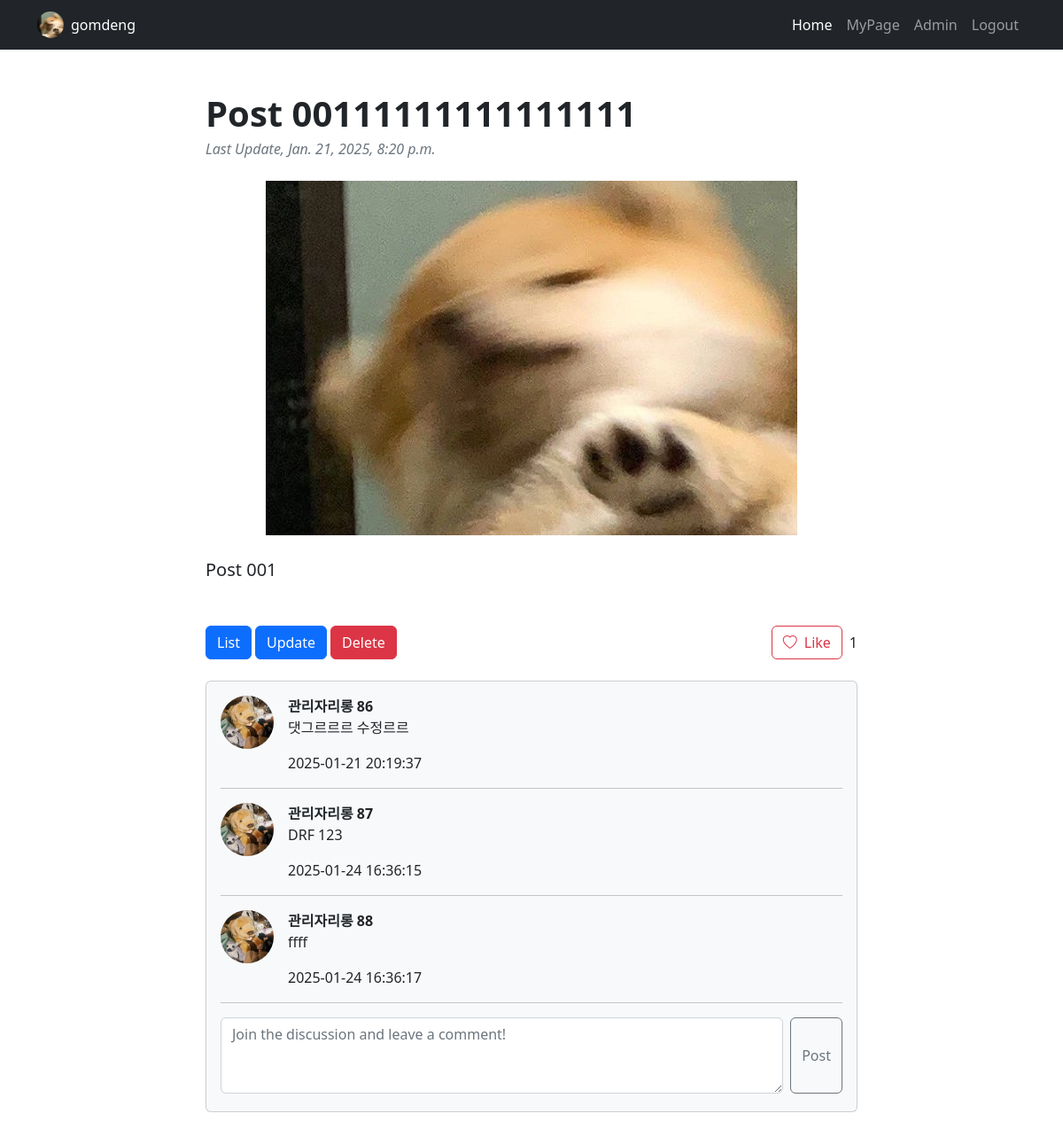
The page /post/post-detail/57/ (signed in) on the database its author committed.
### user/models.py (models this page shows)
class User(AbstractUser, TimestampModel):
    nickname    = models.CharField(max_length=20, unique=True)
    profile_img = models.ImageField(blank=True, upload_to='profile_imgs/', default='common/images/default.jpg')
    bio         = models.CharField(blank=True, max_length=200)

### post/models.py (models this page shows)
class Post(TimestampModel):
    author      = models.ForeignKey(settings.AUTH_USER_MODEL, on_delete=models.CASCADE, related_name="post")
    title       = models.CharField(max_length=50)
    content     = models.TextField()
    post_img    = models.ImageField(blank=True, upload_to='post_imgs/')
    views       = models.IntegerField(default=0)
    likes       = models.ManyToManyField(settings.AUTH_USER_MODEL, related_name="likes", blank=True)
    tags        = models.ManyToManyField('Tag', related_name="tags", blank=True)
    @property
    def get_image_url(self):
        if self.post_img:
            return self.post_img.url
        return '/static/common/images/default.jpg'
    @property
    def get_likes_count(self):
        return self.likes.count()
    @property
    def get_comments(self):
        return self.comments.select_related('author').all().order_by("created_at")

class Comment(TimestampModel):
    author      = models.ForeignKey(settings.AUTH_USER_MODEL, on_delete=models.CASCADE, related_name="comments")
    post        = models.ForeignKey(Post, on_delete=models.CASCADE, related_name="comments")
    content     = models.TextField()

### post/views.py (the view)
# urls.py: path("post-detail/<int:pk>/", views.post_detail, name="post_detail"),
@login_required
def post_detail(request, pk):
    post = get_object_or_404(Post, pk=pk)
    Post.objects.filter(pk=pk).update(views=F('views') + 1)
    if post.likes.filter(id=request.user.id).exists():
        liked = True
    else:
        liked = False
    context = {
        "post": post,
        "liked": liked,
        "likes_count": post.get_likes_count
    }
    return render(request, "post/post_detail.html", context)

### post/templates/post/post_detail.html (shortened to what this page needs)
{% extends 'base.html' %}
{% load static %}
{% block resource %}
    <link rel="stylesheet" href="{% static 'post/css/styles.css' %}">
{% endblock resource %}
{% block content %}
    <div class="container mt-5">
        <div class="row">
            <div class="col-lg-8 mx-auto">
                <article>
                    <header class="mb-4">
                        <h1 class="fw-bolder mb-1">{{ post.title }}</h1>
                        <div class="text-muted fst-italic mb-2">Last Update, {{ post.updated_at }}</div>
                    </header>
                    <figure class="mb-4" style="text-align: center">
                        <img src="{{ post.get_image_url }}" class="fixed-size" alt="Post Image">
                    </figure>
                    <section class="mb-5">
                        <p class="fs-5 mb-4">{{ post.content }}</p>
                    </section>
                </article>
                <div class="mb-4 d-flex justify-content-between align-items-center">
                    <div class="d-flex">
                        <button type="button" class="btn btn-primary me-1" onclick="location.href='{% url 'post:post_list' %}'">List</button>
                        {% if post.author == request.user %}
                            <button type="button" class="btn btn-primary me-1" onclick="location.href='{% url 'post:post_update' post.pk %}'">Update</button>
                            <form action="{% url 'post:post_delete' post.pk %}" method="POST">
                                <button type="submit" class="btn btn-danger me-1">Delete</button>
                            </form>
                        {% endif %}
                    </div>
                    <div id="like-container" class="d-flex align-items-center">
                        <button id="like-btn" data-url="{% url 'api_post:api_post_like' post.pk %}" class="btn btn-outline-danger d-flex align-items-center me-2">
                            {% if liked %}
                                <i class="bi bi-heart-fill me-2"></i> Like
                            {% else %}
                                <i class="bi bi-heart me-2"></i> Like
                            {% endif %}
                        </button>
                        <span id="like-count">{{ post.get_likes_count }}</span>
                    </div>
                </div>
                <div id="comments-container">
                    <section class="mb-5">
                        <div class="card bg-light">
                            <div class="card-body">
                                <div id="comment-section">
                                    {% for comment in post.get_comments %}
                                        {% include "post/comments.html" %}
                                    {% endfor %}
                                </div>
                                <form id="comment-post-form" action="{% url 'api_post:api_comment_list' post.pk %}" class="mb-1 d-flex">
                                    <textarea name="content" class="form-control me-2" rows="3" placeholder="Join the discussion and leave a comment!"></textarea>
                                    <button type="submit" class="btn btn-outline-secondary">Post</button>
                                </form>
                            </div>
                        </div>
                    </section>
                </div>
            </div>
        </div>
    </div>
{% endblock content %}

### common/templates/navbar.html (shortened to what this page needs)
<nav class="navbar navbar-expand-lg navbar-dark bg-dark">
    <div class="container">
        <div class="d-flex align-items-center">
            <img src="{{ user.profile_img.url }}" alt="Profile Image" class="rounded-circle" style="width: 30px; height: 30px; object-fit: cover; margin-right: 8px;">
            <span class="text-white">{{ request.user.nickname }}</span>
        </div>
        <div class="collapse navbar-collapse" id="navbarSupportedContent">
            <ul class="navbar-nav ms-auto mb-2 mb-lg-0">
                <li class="nav-item">
                    <a class="nav-link active" aria-current="page" href="{% url 'post:post_list' %}">Home</a>
                </li>
                <li class="nav-item"><a class="nav-link" href="{% url 'user:user_profile' %}">MyPage</a></li>
                {% if request.user.is_superuser == 1 or request.user.is_staff == 1 %}
                    <li class="nav-item"><a class="nav-link" href="{% url 'admin:index' %}">Admin</a></li>
                {% endif %}
                <li class="nav-item">
                    <form id="logout-form" action="{% url 'user:logout' %}" method="post">
                        <a class="nav-link" href="{% url 'user:logout' %}" onclick="document.getElementById('logout-form').submit(); return false;">Logout</a>
                    </form>
                </li>
            </ul>
        </div>
    </div>
</nav>

### post/templates/post/comments.html (shortened to what this page needs)
<div id="comment-{{comment.pk}}">
    <div class="d-flex align-items-start">
        <div class="flex-shrink-0">
            <img class="rounded-circle comment-fixed-size" src="{{ comment.author.profile_img.url }}" alt="..." />
        </div>
        <div class="ms-3" style="width: 100%;">
            <div class="fw-bold">{{ comment.author.nickname }} {{comment.pk}}</div>
            <p id="comment-content-{{ comment.id }}">{{ comment.content }}</p>
            <span id="comment-date-{{ comment.id }}">{{ comment.updated_at|date:"Y-m-d H:i:s" }}</span>
        </div>
    </div>
    <hr>
</div>

### rows shown on the page
User: profile_img (picture), user.nickname "gomdeng"
Post: title "Post 00111111111111111", updated_at "Jan. 21, 2025, 8:20 p.m.", get_image_url (picture), content "Post 001", get_likes_count "1"
Comment: author.profile_img (picture), author.nickname "관리자리롱", pk "86", content "댓그르르르 수정르르", updated_at "2025-01-21 20:19:37"
Comment: author.profile_img (picture), author.nickname "관리자리롱", pk "87", content "DRF 123", updated_at "2025-01-24 16:36:15"
Comment: author.profile_img (picture), author.nickname "관리자리롱", pk "88", content "ffff", updated_at "2025-01-24 16:36:17"
